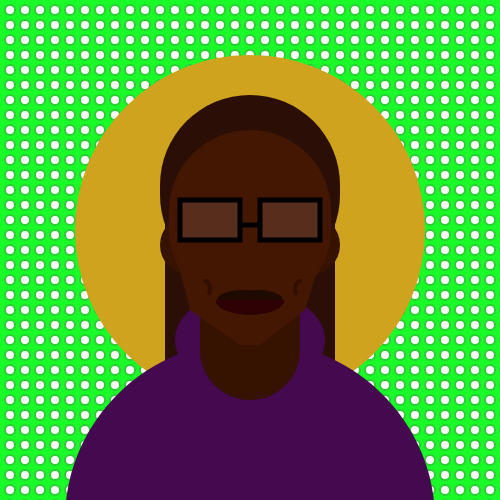
Frame 1 (no input)
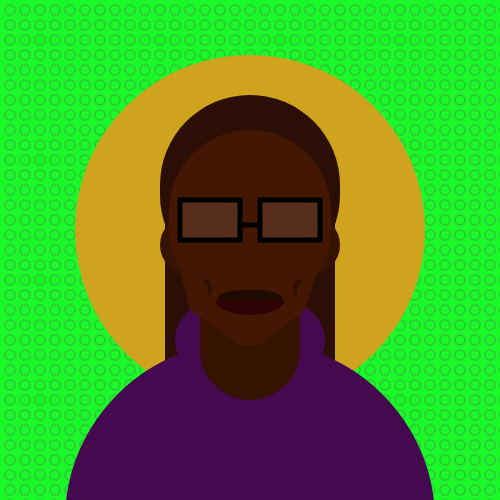
Frame 60 (no input)
Frame 120 (the mouse pressed at the canvas centre since frame 60): identical to frame 60, image omitted

The p5.js sketch that drew these frames (run headless with seeded random() and noise() and a simulated clock; from frame 60 on, the mouse is pressed at the canvas centre):

// p5.js sketch
// ── sketch.js
// self portrait i made of myself using code :)
// this drawing was inspired by the self portrait of TIIFM - thank you for sharing your work

let name = "JAZ"

let hair = 225;
let hairLength = 240
let hairColor = "#2B0F06";
let skinColor = "#361201ff";
let faceColor = "#441702";
let dimples = "#200a018c";
let shirtColor = "#44094E";
let upperLip = "#1F0A01"
let btmLip = "#2E0105"
function setup() {
  createCanvas(500, 500);
  rectMode(CENTER);
  angleMode(DEGREES);

}

function draw() {
  
  // BACKGROUND
  background("#1AFA28");
      // Patterns using for loop
    for (j = 0; j <= height; j += 15) {     //  down
       for (i = 0; i <= width; i += 15) {   //  right
            stroke("#2DCC37");
            strokeWeight(2);
           ellipse(10+i,10+j, 10,10)
       }
    }
  
    
    fill("#CFA31E");
    noStroke();
    ellipse(500/2, 230, 350, 350);
  
  
  // HAIR STYLE
    // hairline
    fill(hairColor);
    rect(250, 190, 180, 190, 300);
    rect(250,275,170,hairLength)
  
  // HOODIE
    fill(shirtColor);
    ellipse(250, 340, 150, 100);
    fill(shirtColor);
    ellipse(250, 520, 370, 360);
  
  // NECK
    fill(skinColor);
    rect(250, 280, 100, 240, 90);
  
  // EARS
    fill(skinColor);
    rect(250, 245, 180, 60, 70);
  
  // FACE
    fill(faceColor);
    rect(250, 220, 162, 180, 100);
     beginShape();
    vertex(170, 230); // 1
    vertex(330, 230); // 2
    vertex(305, 310); // 3
    vertex(260, 345); // 4
    vertex(240, 345); // 5
    vertex(190, 310); // 6
    endShape();
  
  
  // EYEBROWS
  
  // GLASSES
    stroke(0);
    strokeWeight(5);
    line(240, 225, 260, 225);
    fill(255, 255, 255, 25);
    rect(210,220,60,40)
    rect(290,220,60,40)

  // NOSE
  
  // LIPS
  fill(btmLip);
  noStroke();
  arc(250,300,69,30,0,180);
  //ellipse(250,300,69,30)
  
  fill("");
  stroke("black");
  strokeWeight(2);
  //rect(250,300,40,10);
  //arc(250,300,40,10,0,180);

  
  fill(upperLip);
  noStroke();
  arc(242,300,50,20,180,0);
  arc(258,300,50,20,180,0);
  
  
  // DIMPLES
    noFill();
    stroke("#200a018c");
    strokeWeight(4);
    arc(205,289,10,16,270,45);
    arc(300,289,10,16,135,270);
  
  // HAIRLINE
  
  // SHIRT
  
}
